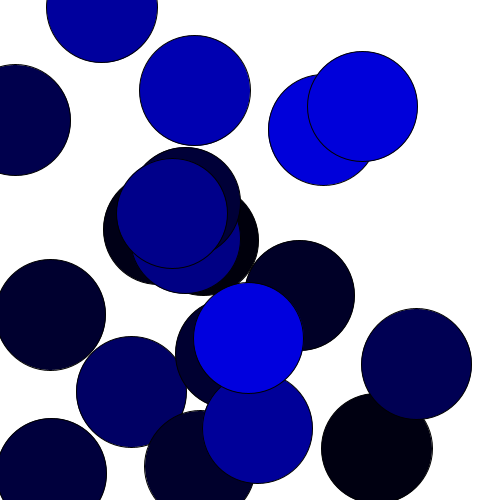
Frame 1 (no input)
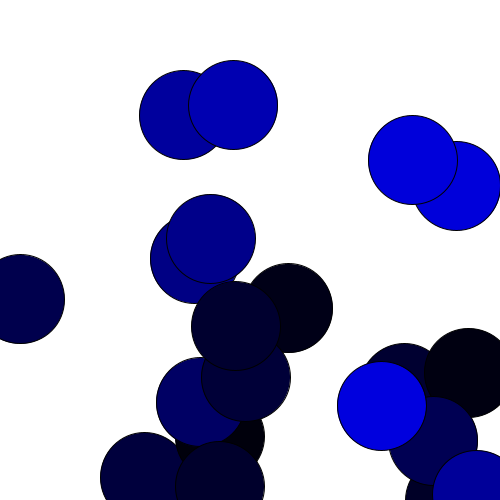
Frame 60 (the mouse pressed at the canvas centre just before this capture)
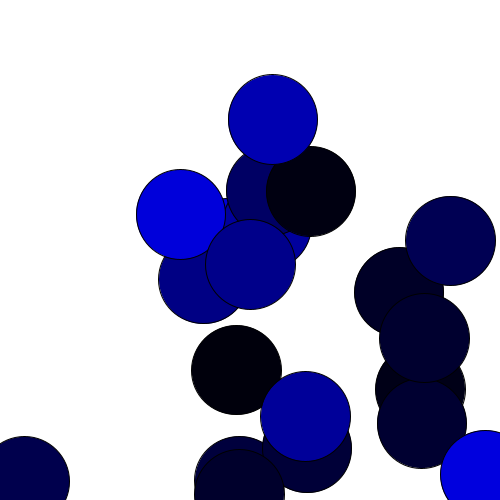
Frame 120 (the mouse held since frame 60 and released just before this capture)

The Processing sketch that drew these frames (run headless with seeded random() and noise(); from frame 60 on, the mouse is pressed at the canvas centre):

// Processing sketch: processing_111566
// ── processing_111566.pde

//Aufgabe 1 ==================================================

//void setup() {
//  size(600, 600);
//  background(255);
//  drawKreise();
//}
//void keyPressed(){
//  background(255);
//  drawKreise();
//}
//void draw() {
//}
//
//void drawKreise() {
//  for (int i=0; i<30; i++) {
//    float x = random(width/3);
//    fill((int)random(255), (int)random(255), (int)random(255));
//    ellipse(random(width), random(height), x, x);
//  }
//}


//Aufgabe 2 ===========================================================
//float x; 
//float y;
//float previousX;  
//float previousY; 
//
//
//void setup(){
//  size(600,600);
//  x=width/2;
//  y=height/2;
//  background(255);
//}
//
//void draw(){
//  drawLine();
//}
//
//void drawLine(){
//  previousX = x;
//  previousY = y;
//  x = x+random(-10,10);
//  y = y+random(-10,10);
//  line(x,y,previousX,previousY);
//}


// Aufgabe3 =========================================================
RandomWalker[] rw = new RandomWalker[20];

void setup() {
  size (500, 500);
  for (int i=0; i<rw.length; i++){
    rw[i] = new RandomWalker();
  }
}

void draw() {
  background(255);  
  for (int i=0; i<rw.length; i++){ 
    rw[i].step();
  }
}


//Zusatz ===========

class RandomWalker {
  float x = random(500);
  float y = random(500);
  float xSpeed = random(4);
  float ySpeed = random(4);
  float a = 0;
  float blau = random(255);

  void step() {
    a+=0.01;
    float r = 50+noise(a)*100; 
    fill(0,0,blau);
    ellipse(x, y, r, r);
    x = x + xSpeed;
    y = y + ySpeed;

    if (x > width || x < 0) {
      xSpeed = -xSpeed;
    }

    if ((ySpeed > 0 && y > height) || (ySpeed<0 && y < 0)) {
      ySpeed = -ySpeed;
    }
  }
}



// AUfgabe 4 ===================================================
//
//size (600,400) ;
//
//float noiseScale = 0.02;
//   for (int y=0; y< height ; y++) {
//      for (int x=0; x< width ; x++) {
//// 2D noise Wert aus Koordinaten berechnen
//          float noiseVal = noise (x* noiseScale , y* noiseScale ) ;
//// skalieren zu Grauwert zwischen 0 und 255
//          noiseVal = noiseVal *255;
//// Strichfarbe setzen
//          stroke ( noiseVal ) ;
//// Punkt malen
//          point (x,y) ;
//        }
//     }
     
     
//Aufgabe 5 =====================================================   
//  2 unterschidliche Kreise bewegen sich zufällig
//  sobal diese sich berühren werden sie elastisch zu Ellipsen gedrückt
//  
  
  
//RandomWalker[] rw = new RandomWalker[2];
//
//void setup() {
//  size (500, 500);
//  for (int i=0; i<rw.length; i++){
//    rw[i] = new RandomWalker();
//  }
//}
//
//void draw() {
//  background(255);  
//  for (int i=0; i<rw.length; i++){ 
//    rw[i].step();
//  }
//  if(dist(rw[1].x,rw[1].y,rw[0].x,rw[0].y)<(rw[0].r+rw[1].r)){
//   float alpha = Math.acos((rw[1].x+(rw[1].x-rw[0].x)/2)/(rw[1].x+r);
//   println(alpha);
// }
//}
//
//
////Zusatz ===========
//
//class RandomWalker {
//  float x = random(500);
//  float y = random(500);
//  float xSpeed = random(4);
//  float ySpeed = random(4);
//  float blau = random(255);
//  float r = 50;
//  void step() {
//    fill(0,0,blau);
//    ellipse(x, y, r, r);
//    x = x + xSpeed;
//    y = y + ySpeed;
//
//    if (x > width || x < 0) {
//      xSpeed = -xSpeed;
//    }
//
//    if ((ySpeed > 0 && y > height) || (ySpeed<0 && y < 0)) {
//      ySpeed = -ySpeed;
//    }
//  }
//}
//
